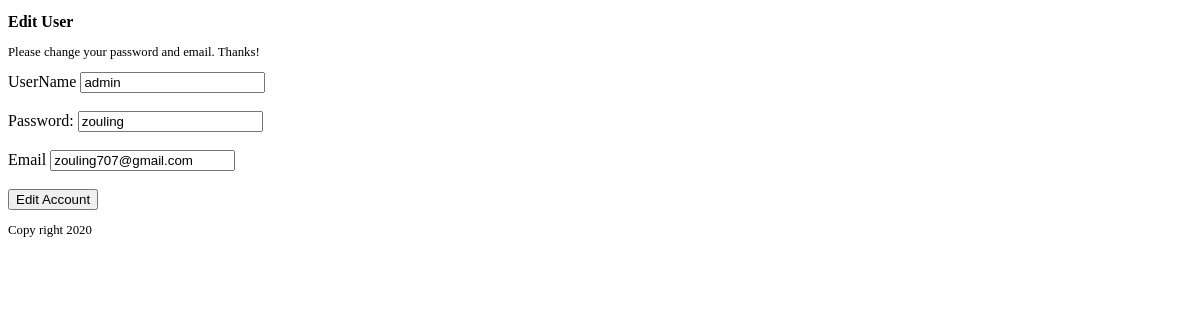
Screenshot of /admin/admin_editUser.php (signed in) with the database file from the repository.
### tables this page shows
CREATE TABLE `tbl_user` (
  `user_id` int(11) NOT NULL,
  `user_name` varchar(250) NOT NULL,
  `user_password` varchar(250) NOT NULL,
  `user_email` varchar(250) NOT NULL,
  `user_date` timestamp NOT NULL DEFAULT CURRENT_TIMESTAMP ON UPDATE CURRENT_TIMESTAMP,
  `user_login_count` int(11) NOT NULL
);

### admin/script/user.php (called while the page is built, shortened)
<?php
function getSingleUser($id){
    $pdo = Database::getInstance()->getConnection();
    $find_user_data  = 'SELECT * FROM tbl_user WHERE user_id =:id';
    $query_user_data =  $pdo->prepare($find_user_data);
    $get_user_result = $query_user_data ->execute(
                        array(
                            ':id' =>$id,
                        )
                        );
    if($get_user_result){
        return ($query_user_data);
    }else{
        return  "There have some problem";
    }
}

### admin/admin_editUser.php (the view, shortened to what this page needs)
<?php
$id   = $_SESSION['user_id'];
$user = getSingleUser($id);
?>
<!DOCTYPE html>
<html lang="en">
<head>
    <link rel="stylesheet" href="../css/main.css">
</head>
<body>
<h2>Edit User</h2>
    <p>Please change your password and email. Thanks!</p>
    <form action="admin_editUser.php" method="post">
        <?php while($info = $user->fetch(PDO::FETCH_ASSOC)):?>
        <label>UserName</label>
        <input type="text" name="username" value="<?php echo $info['user_name'];?>" readonly><br><br>
        <label>Password:</label>
        <input type="text" name="password" value="<?php echo $info['user_password'];?>"><br><br>
        <label>Email</label>
        <input type="text" name="email" value="<?php echo $info['user_email'];?>"><br><br>
        <?php endwhile;?>
        <button type="submit" name="submit">Edit Account</button>
    </form>
<?php include '../templates/footer.php';?>
</body>
</html>

### css/main.css (style rules this page uses)
h2 { font-size: 1.0em; }
p { font-size: 0.8em; }

### rows the page displays
tbl_user: username "admin", password "zouling", email "zouling707@gmail.com"
